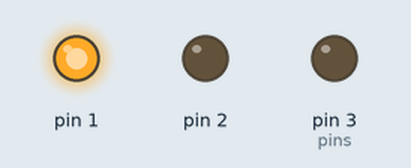
Simulated run of this sketch. Board: Arduino Uno, built with avr-gcc and run on an emulated ATmega328P. Parts: output pins drawn as LEDs (lit = HIGH).

Above: at 5.0 s.
At 10.5 s:
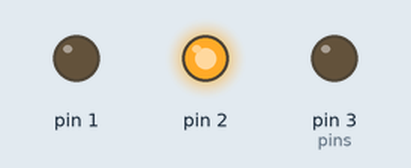
At 13.6 s:
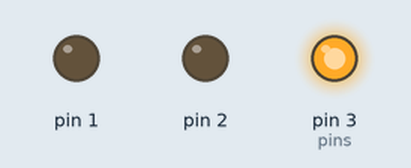
At 16.12 s:
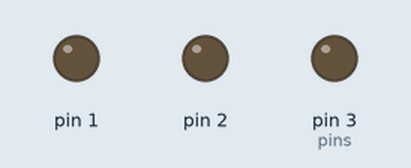
Timing chart, 0 to 21.0 s (numbered marks = the images above):
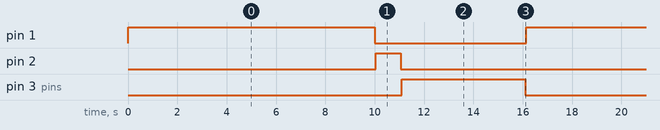

The sketch:

Lesson3.ino
```cpp
int pins = 3;
void setup() {
  // put your setup code here, to run once:
  for(int i = 1; i <= pins; i++){
    pinMode(i, OUTPUT);
  }
}

int time[] = {10, 1, 5};
void loop() {
  // put your main code here, to run repeatedly:
  for(int i = 0; i < 3; i++){
    digitalWrite(i+1, HIGH);
    delay(time[i] * 1000);
    digitalWrite(i+1, LOW);
    delay(50);
  }
}
```

Measured:
- by itself, pin 1: alternates HIGH for 10.0 s and LOW for 6.2 s
- by itself, pin 2: alternates HIGH for 1.0 s and LOW for 15.2 s
- by itself, pin 3 (pins): alternates HIGH for 5.0 s and LOW for 11.2 s
